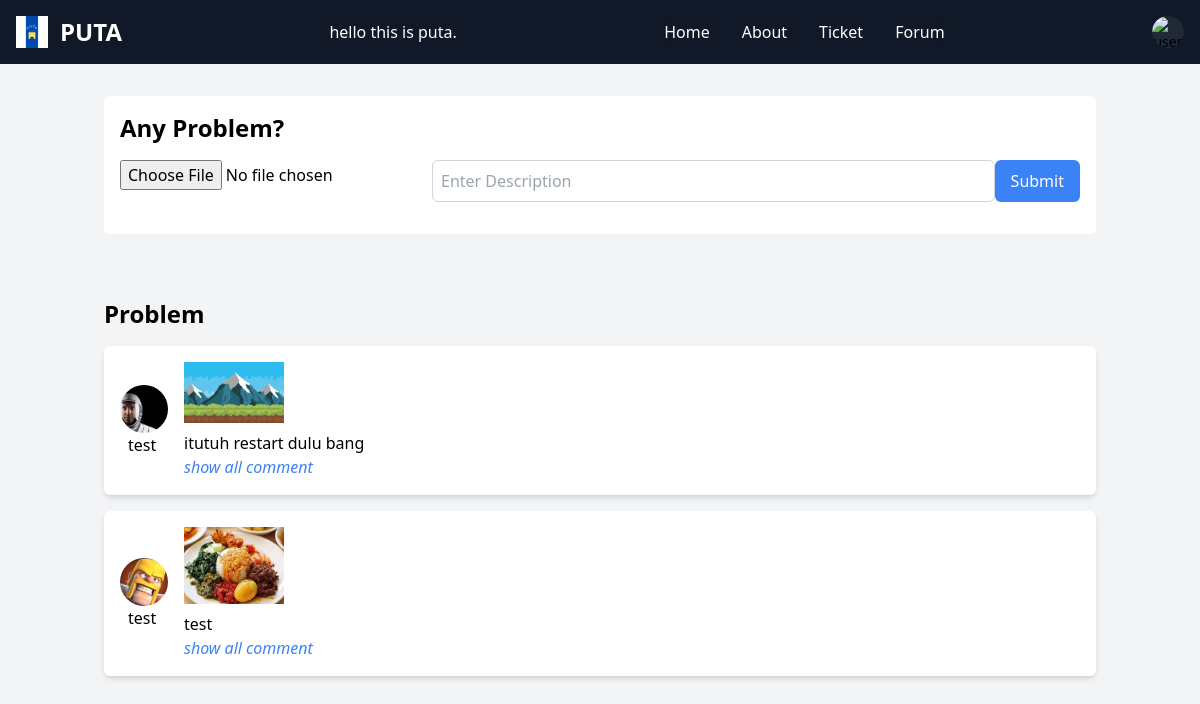
The app's page /forum.php (signed in) with its own data.
### tables this page shows
CREATE TABLE `topicissue` (
  `topicissue_id` int(11) NOT NULL,
  `customer_id` int(11) DEFAULT NULL,
  `image` varchar(255) DEFAULT NULL,
  `description` varchar(2000) DEFAULT NULL
);

CREATE TABLE `customers` (
  `customer_id` int(11) NOT NULL,
  `username` varchar(100) DEFAULT NULL,
  `first_name` varchar(100) DEFAULT NULL,
  `last_name` varchar(100) DEFAULT NULL,
  `email` varchar(100) DEFAULT NULL,
  `password` varchar(100) DEFAULT NULL,
  `user_type` enum('admin','user') DEFAULT NULL,
  `image` varchar(200) DEFAULT NULL
);

### forum.php (the view, shortened to what this page needs)
<?php
include "config.php";
$sql = "SELECT * FROM topicissue";
$result = mysqli_query($conn, $sql);
?>
<!DOCTYPE html>
<html lang="en">
<head>
    <script src="https://cdn.tailwindcss.com"></script>
</head>
<body class="bg-gray-100">
    <?php require "navbar.php"; ?>
    <div class="container mx-auto py-8 p-4">
        <div class="bg-white p-4 rounded-md">
            <h1 class="text-2xl font-bold mb-4">Any Problem?</h1>
            <form method="post" enctype="multipart/form-data" class="mb-4">
                <div class="flex justify-between mb-2">
                    <input type="file" name="image" />
                    <input type="text" name="desc" class="border-gray-300 border rounded-md p-2 w-3/4 focus:outline-none focus:border-blue-500" placeholder="Enter Description">
                    <button type="submit" name="submit" class="bg-blue-500 text-white rounded-md px-4 py-2 hover:bg-blue-600 transition duration-300">Submit</button>
                </div>
            </form>
        </div>
    </div>
    <div class="container mx-auto py-8 p-4">
        <h1 class="text-2xl font-bold mb-4">Problem</h1>
        <div class="space-y-4">
            <?php while ($row = mysqli_fetch_assoc($result)) : ?>
                <div class="bg-white rounded-md p-4 shadow-md hover:shadow-lg transition duration-300 flex items-center">
                    <?php
                    $customerId = $row['customer_id'];
                    $sqlCustomer = "SELECT * FROM customers WHERE customer_id = $customerId";
                    $resultCustomer = mysqli_query($conn, $sqlCustomer);
                    $row2 = mysqli_fetch_assoc($resultCustomer);
                    ?>
                    <div>
                        <div class="rounded-full overflow-hidden h-12 w-12 flex-shrink-0 mr-4">
                            <img src="images/<?php echo $row2['image']; ?>" alt="Profile Image" class="h-full w-full object-cover" />
                        </div>
                        <span class="p-2"><?php echo $row2['username']; ?></span><br>
                    </div>
                    <div>
                        <img src="images/<?php echo $row['image']; ?>" alt="Issue Image" width="100px" class="mb-2">
                        <span><?php echo $row['description']; ?></span><br>
                        <a href="issue.php?id=<?php echo $row['topicissue_id']; ?>" class="text-blue-500 italic">show all comment</a>
                    </div>
                </div>
            <?php endwhile; ?>
        </div>
    </div>
</body>
</html>

### records on screen
topicissue: customer.image (picture), customer.username "test", image (picture), description "itutuh restart dulu bang"
topicissue: customer.image (picture), customer.username "test", image (picture), description "test"
